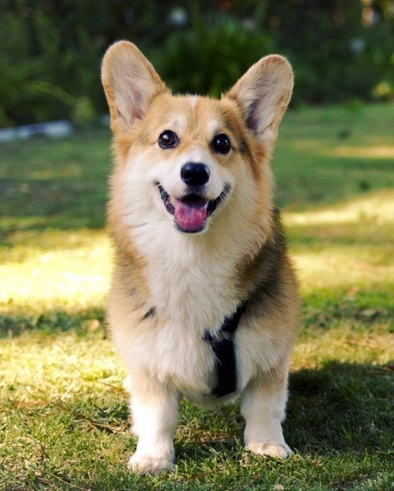
#> input picture LAB7/dog.jpg, 394 x 491 px, shrunk from 488 x 607 before the run
$ jupyter execute 2374802010379_TranDaiPhat_0101_Lab05.ipynb
#> lines starting #> are read from the running program, lines starting #| are printed output that depends on the picture; after the words box and inside, x2 and y2 are one past the last pixel; in counts of white or black regions, pixels touching at a corner belong together
# LAB 05: PHÂN ĐOẠN ẢNH (IMAGE SEGMENTATION)

[cell 1]
import cv2 as cv
import matplotlib.pyplot as Phat

[cell 2]
img = cv.imread('dog.jpg')
#> img is the input picture: shape (491, 394, 3); mean B, G, R 84.2, 122.1, 124.5
img = img[:,:,::-1]
Phat.imshow(img)

## 1. Thresholding để phân đoạn ảnh

[cell 3]
gray = cv.cvtColor(img, cv.COLOR_RGB2GRAY)

ret, thresh_simple = cv.threshold(gray, 127, 255, cv.THRESH_BINARY)
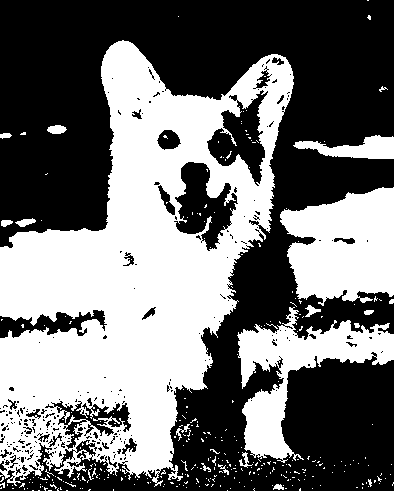
#> thresh_simple: shape (491, 394); 44.9% white; 326 white regions (307 under 20 px), largest, box (x1, y1, x2, y2) and area: (0, 40, 294, 487) 65272, (280, 187, 394, 306) 9975, (237, 307, 394, 463) 8372

ret2, thresh_otsu = cv.threshold(gray, 0, 255, cv.THRESH_BINARY + cv.THRESH_OTSU)
#> thresh_otsu: shape (491, 394); 47.3% white; 334 white regions (310 under 20 px), largest, box (x1, y1, x2, y2) and area: (0, 40, 294, 488) 67517, (236, 186, 394, 463) 19983, (288, 134, 394, 159) 1633
#> ret2 = 121

Phat.figure(figsize=(10, 5))
Phat.subplot(1, 2, 1)
Phat.title("Simple Threshold (127)")
Phat.imshow(thresh_simple, cmap='gray')

Phat.subplot(1, 2, 2)
Phat.title("Otsu Thresholding")
Phat.imshow(thresh_otsu, cmap='gray')
Phat.show()

## 2. Otsu algorithm để phân đoạn ảnh vân tay

[cell 4]
import cv2 as cv
import matplotlib.pyplot as Phat


img_finger = cv.imread('vantay.webp', 0)
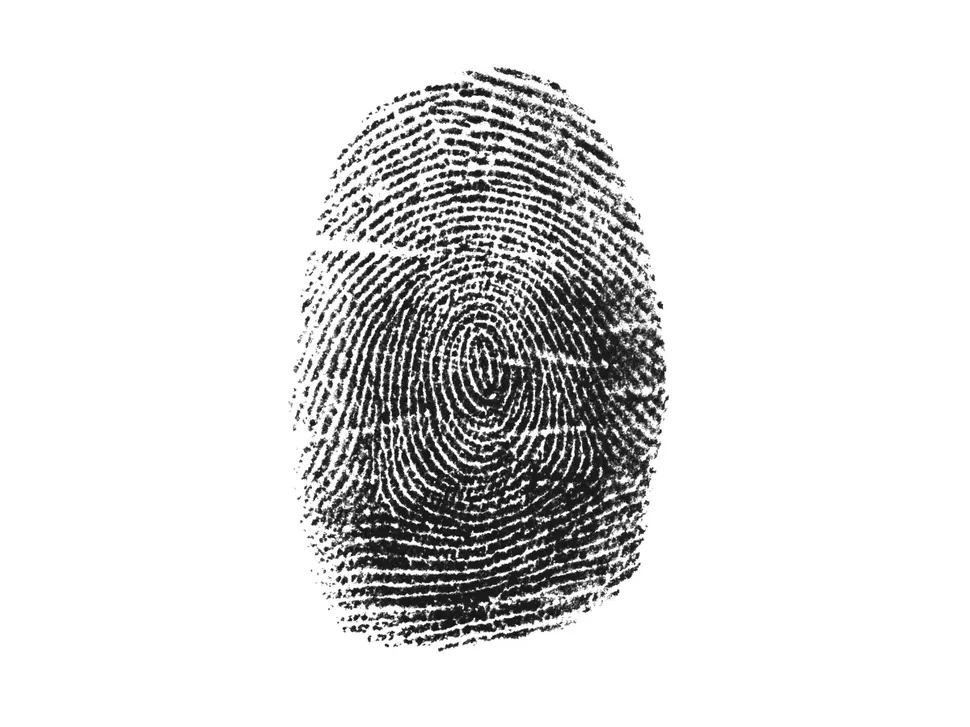
#> input picture LAB7/vantay.webp, 970 x 727 px, shrunk from 1200 x 900 before the run
#> img_finger: shape (727, 970); min 0, max 255, mean 223

blur = cv.GaussianBlur(img_finger, (5, 5), 0)

ret, thresh = cv.threshold(blur, 0, 255, cv.THRESH_BINARY + cv.THRESH_OTSU)
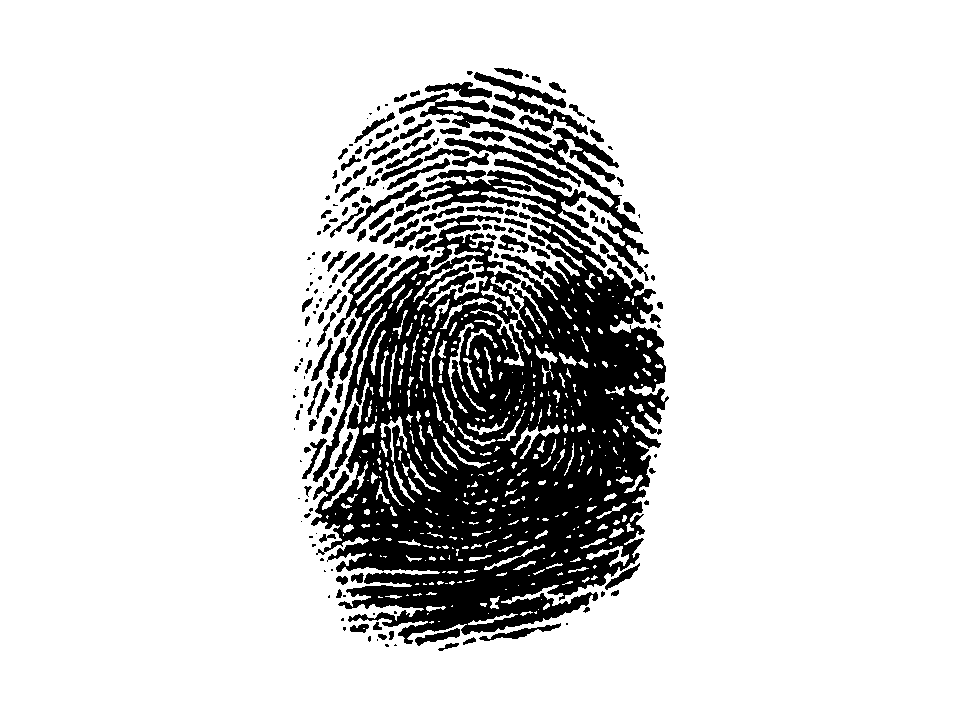
#> thresh: shape (727, 970); 83.5% white; 196 black regions (69 under 20 px), largest, box (x1, y1, x2, y2) and area: (311, 212, 669, 644) 90683, (396, 128, 649, 281) 7227, (474, 72, 588, 135) 1727
#> ret = 166

Phat.figure(figsize=(12, 6))
Phat.subplot(1, 3, 1)
Phat.title("Original (Grayscale)")
Phat.imshow(img_finger, cmap='gray')

Phat.subplot(1, 3, 2)
Phat.title(f"Otsu Threshold (T={int(ret)})")
Phat.imshow(thresh, cmap='gray')
Phat.show()

## 3. Clustering techniques trong phân đoạn ảnh, K-mean clustering

[cell 5]
import numpy as np
import cv2 as cv
import matplotlib.pyplot as Phat

img = cv.imread('dog.jpg')
img = img[:,:,::-1]

data = img.reshape((-1, 3))
data = np.float32(data)

criteria = (cv.TERM_CRITERIA_EPS + cv.TERM_CRITERIA_MAX_ITER, 100, 0.2)

K = 3
ret, label, center = cv.kmeans(data, K, None, criteria, 10, cv.KMEANS_RANDOM_CENTERS)
#> ret = 403073602.2; center = [[41.53, 51.39, 29.14], [221.4, 203.8, 161], [133.4, 130.5, 80.75]]

center = np.uint8(center)
#> center = [[41, 51, 29], [221, 203, 160], [133, 130, 80]]
res = center[label.flatten()]
res2 = res.reshape((img.shape))
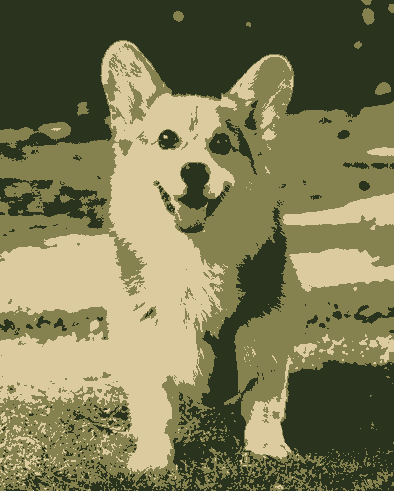
#> res2: shape (491, 394, 3); mean R, G, B 124, 121.6, 83.6

Phat.figure(figsize=(10, 5))
Phat.subplot(1, 2, 1), Phat.title("Original"), Phat.imshow(img)
Phat.subplot(1, 2, 2), Phat.title(f"K-means (K={K})"), Phat.imshow(res2)
Phat.show()

## 4. Sử dụng thuật toán Region growing

[cell 6]
import cv2 as cv
import numpy as np
import matplotlib.pyplot as Phat

def region_growing(img, seed, threshold):
    h, w = img.shape
    segmented = np.zeros_like(img)
    list_points = [seed]
    seed_value = img[seed]
    segmented[seed] = 255

    while len(list_points) > 0:
        pix = list_points.pop(0)

        for x in range(-1, 2):
            for y in range(-1, 2):
                curr_x, curr_y = pix[0] + x, pix[1] + y

                if 0 <= curr_x < h and 0 <= curr_y < w:
                    if segmented[curr_x, curr_y] == 0:
                        diff = abs(int(img[curr_x, curr_y]) - int(seed_value))
                        if diff < threshold:
                            segmented[curr_x, curr_y] = 255
                            list_points.append((curr_x, curr_y))
    return segmented

img_input = cv.imread('dog.jpg')
gray = cv.cvtColor(img_input, cv.COLOR_BGR2GRAY)
img_rgb = cv.cvtColor(img_input, cv.COLOR_BGR2RGB)

h, w = gray.shape
#> h = 491; w = 394
seed = (h // 2, w // 2)
#> seed = (245, 197)
threshold = 15

result = region_growing(gray, seed, threshold)
#> in region_growing, `seed_value = img[seed]`: seed_value = 152
#> after the loop in region_growing, `while len(list_points) > 0:`:
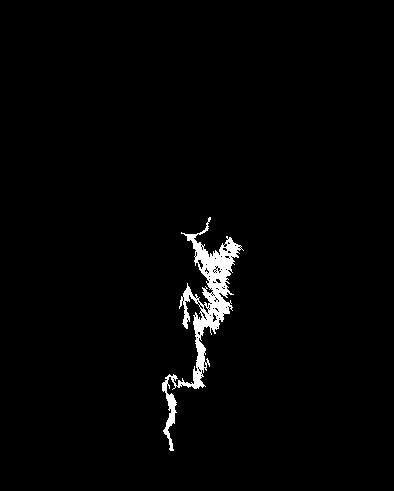
#> segmented: shape (491, 394); 1.9% white; 1 white region, box (x1, y1, x2, y2) and area: (162, 217, 244, 451) 3644
#> after the loop in region_growing, `while len(list_points) > 0:`: list_points = []

Phat.figure(figsize=(12, 6))

Phat.subplot(1, 2, 1)
Phat.title("Ảnh gốc (với điểm Seed đỏ)")
Phat.imshow(img_rgb)
Phat.scatter(seed[1], seed[0], color='red', s=50)

Phat.subplot(1, 2, 2)
Phat.title(f"Phân đoạn Region Growing (T={threshold})")
Phat.imshow(result, cmap='gray')

Phat.show()

## 5. Sử dụng thuật toán Split and merge để phân đoạn ảnh

[cell 7]
import cv2 as cv
import numpy as np
import matplotlib.pyplot as Phat

def check_homogeneity(region, threshold):

    return np.std(region) < threshold

def split_region(img, x, y, w, h, threshold, mask):
    region = img[y:y+h, x:x+w]
    if check_homogeneity(region, threshold) or w <= 2 or h <= 2:

        mask[y:y+h, x:x+w] = np.mean(region)
    else:

        w2, h2 = w // 2, h // 2
        split_region(img, x, y, w2, h2, threshold, mask)
        split_region(img, x + w2, y, w2, h2, threshold, mask)
        split_region(img, x, y + h2, w2, h2, threshold, mask)
        split_region(img, x + w2, y + h2, w2, h2, threshold, mask)

img_input = cv.imread('dog.jpg', 0)
#> img_input: shape (491, 394); min 0, max 255, mean 118.5
h, w = img_input.shape

size = min(h, w)
#> size = 394
img_square = img_input[:size, :size]
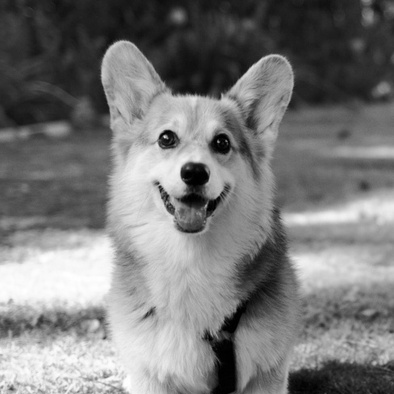
#> img_square: shape (394, 394); min 0, max 255, mean 121.4
segmented_mask = np.zeros_like(img_square)

split_region(img_square, 0, 0, size, size, 15, segmented_mask)
#> in split_region, `w2, h2 = w // 2, h // 2`: w2 = 197
#> call 2 of split_region, with x = 0, y = 0, w = 197, h = 197, threshold = 15
#> in split_region (call 2), `region = img[y:y+h, x:x+w]`:
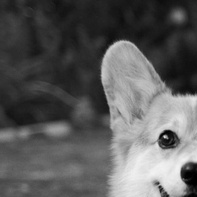
#> region: shape (197, 197); min 0, max 242, mean 90.9
#> in split_region (call 2), `w2, h2 = w // 2, h // 2`: w2 = 98
#> in split_region (call 3), `mask[y:y+h, x:x+w] = np.mean(region)`: mask: shape (394, 394); values 0 (black) and 43 (white), 6.2% white; 1 white region, box (x1, y1, x2, y2) and area: (0, 0, 98, 98) 9604
#> call 4 of split_region, with x = 98, y = 0, w = 98, h = 98, threshold = 15
#> in split_region (call 4), `region = img[y:y+h, x:x+w]`:
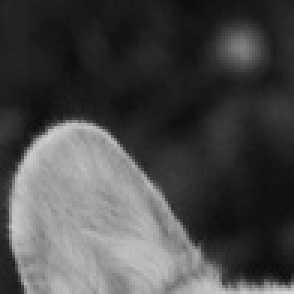
#> region: shape (98, 98) (shown 3 times larger); min 13, max 211, mean 72.9
#> in split_region (call 4), `w2, h2 = w // 2, h // 2`: w2 = 49
#> in split_region (call 6), `mask[y:y+h, x:x+w] = np.mean(region)`:
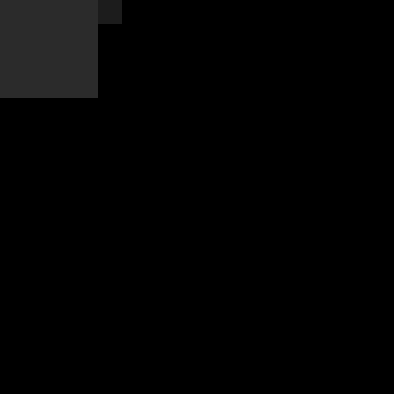
#> mask: shape (394, 394); min 0, max 43, mean 2.8
#> in split_region (call 7), `mask[y:y+h, x:x+w] = np.mean(region)`: mask: shape (394, 394); 0.37% of pixels changed, all inside (x1, y1, x2, y2) = (122, 0, 146, 24)
#> in split_region (call 8), `region = img[y:y+h, x:x+w]`:
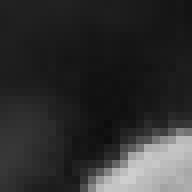
#> region: shape (24, 24) (shown 8 times larger); min 13, max 207, mean 47.8
#> in split_region (call 8), `w2, h2 = w // 2, h // 2`: w2 = 12
#> in split_region (call 9), `mask[y:y+h, x:x+w] = np.mean(region)`: mask: shape (394, 394); min 0, max 43, mean 2.9
#> in split_region (call 10), `mask[y:y+h, x:x+w] = np.mean(region)`: mask: shape (394, 394); min 0, max 43, mean 2.9
#> in split_region (call 11), `mask[y:y+h, x:x+w] = np.mean(region)`: mask: shape (394, 394); min 0, max 43, mean 2.9
#> in split_region (call 13), `mask[y:y+h, x:x+w] = np.mean(region)`: mask: shape (394, 394); min 0, max 43, mean 2.9
#> in split_region (call 15), `mask[y:y+h, x:x+w] = np.mean(region)`: mask: shape (394, 394); min 0, max 43, mean 3
#> in split_region (call 16), `mask[y:y+h, x:x+w] = np.mean(region)`: mask: shape (394, 394); min 0, max 43, mean 3
#> in split_region (call 18), `mask[y:y+h, x:x+w] = np.mean(region)`: mask: shape (394, 394); min 0, max 43, mean 3
#> in split_region (call 19), `mask[y:y+h, x:x+w] = np.mean(region)`: mask: shape (394, 394); min 0, max 43, mean 3
#> in split_region (call 20), `mask[y:y+h, x:x+w] = np.mean(region)`: mask: shape (394, 394); min 0, max 51, mean 3
#> in split_region (call 21), `mask[y:y+h, x:x+w] = np.mean(region)`: mask: shape (394, 394); min 0, max 70, mean 3
#> in split_region (call 23), `mask[y:y+h, x:x+w] = np.mean(region)`: mask: shape (394, 394); min 0, max 70, mean 3
#> in split_region (call 24), `mask[y:y+h, x:x+w] = np.mean(region)`: mask: shape (394, 394); min 0, max 70, mean 3
#> in split_region (call 25), `mask[y:y+h, x:x+w] = np.mean(region)`: mask: shape (394, 394); min 0, max 90, mean 3
#> in split_region (call 26), `mask[y:y+h, x:x+w] = np.mean(region)`: mask: shape (394, 394); min 0, max 126, mean 3
#> in split_region (call 29), `mask[y:y+h, x:x+w] = np.mean(region)`: mask: shape (394, 394); min 0, max 126, mean 3
#> in split_region (call 30), `mask[y:y+h, x:x+w] = np.mean(region)`: mask: shape (394, 394); min 0, max 126, mean 3
#> in split_region (call 31), `mask[y:y+h, x:x+w] = np.mean(region)`: mask: shape (394, 394); min 0, max 126, mean 3
#> in split_region (call 32), `mask[y:y+h, x:x+w] = np.mean(region)`: mask: shape (394, 394); min 0, max 126, mean 3
#> in split_region (call 34), `mask[y:y+h, x:x+w] = np.mean(region)`: mask: shape (394, 394); min 0, max 126, mean 3
#> in split_region (call 35), `mask[y:y+h, x:x+w] = np.mean(region)`: mask: shape (394, 394); min 0, max 126, mean 3
#> in split_region (call 36), `mask[y:y+h, x:x+w] = np.mean(region)`: mask: shape (394, 394); min 0, max 126, mean 3

Phat.figure(figsize=(12, 6))

Phat.subplot(1, 2, 1)
Phat.title("Ảnh gốc (Grayscale)")
Phat.imshow(img_square, cmap='gray')

Phat.subplot(1, 2, 2)
Phat.title("Phân đoạn Split and Merge (Quadtree)")
Phat.imshow(segmented_mask, cmap='gray')

Phat.show()
